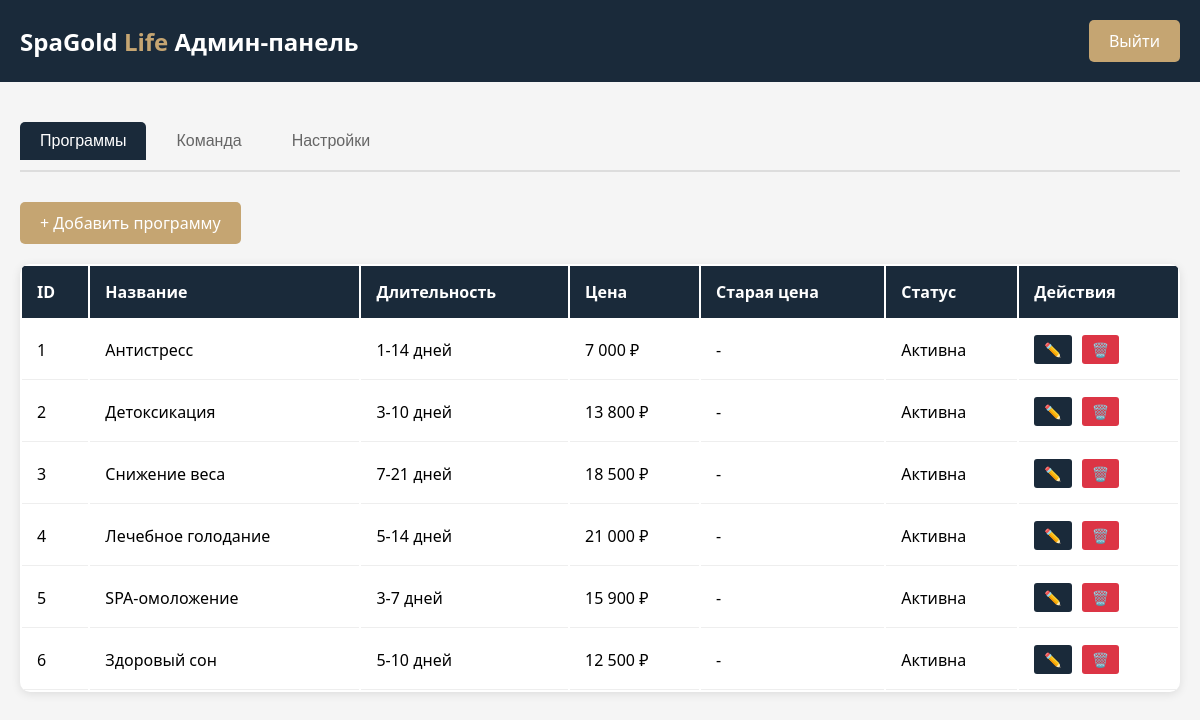
/admin.php (signed in), run on the app's committed database.
### tables this page shows
CREATE TABLE `programs` (
  `id` int NOT NULL,
  `title` varchar(255) NOT NULL,
  `description` text,
  `duration` varchar(100) DEFAULT NULL,
  `price` decimal(10,2) DEFAULT NULL,
  `old_price` decimal(10,2) DEFAULT NULL,
  `image` varchar(255) DEFAULT NULL,
  `category` varchar(100) DEFAULT NULL,
  `is_active` tinyint(1) DEFAULT '1',
  `created_at` timestamp NULL DEFAULT CURRENT_TIMESTAMP
);

### db.php (called while the page is built, shortened)
<?php
function getPrograms($pdo, $active_only = true) {
    $sql = "SELECT * FROM programs";
    $sql .= " ORDER BY created_at DESC";
    return $pdo->query($sql)->fetchAll();
}
?>

### admin.php (the view, shortened to what this page needs)
<?php
require_once 'db.php';
$programs = getPrograms($pdo, false);
?>
<!DOCTYPE html>
<html lang="ru">
<head>
</head>
<body>
    <header class="admin-header">
        <div class="admin-container">
            <div class="admin-header-content">
                <h1>SpaGold <span>Life</span> Админ-панель</h1>
                <a href="admin_logout.php" class="logout-btn">Выйти</a>
            </div>
        </div>
    </header>
    <div class="admin-content">
        <div class="admin-container">
            <div class="tabs">
                <button class="tab-btn active" onclick="showTab('programs')">Программы</button>
                <button class="tab-btn" onclick="showTab('team')">Команда</button>
                <button class="tab-btn" onclick="showTab('settings')">Настройки</button>
            </div>
            <div id="programs" class="tab-content active">
                <a href="admin_edit_program.php" class="add-btn">+ Добавить программу</a>
                <table>
                    <thead>
                        <tr>
                            <th>ID</th>
                            <th>Название</th>
                            <th>Длительность</th>
                            <th>Цена</th>
                            <th>Старая цена</th>
                            <th>Статус</th>
                            <th>Действия</th>
                        </tr>
                    </thead>
                    <tbody>
                        <?php foreach($programs as $program): ?>
                        <tr>
                            <td><?php echo $program['id']; ?></td>
                            <td><?php echo htmlspecialchars($program['title']); ?></td>
                            <td><?php echo htmlspecialchars($program['duration']); ?></td>
                            <td><?php echo number_format($program['price'], 0, '', ' '); ?> ₽</td>
                            <td><?php echo $program['old_price'] ? number_format($program['old_price'], 0, '', ' ') . ' ₽' : '-'; ?></td>
                            <td><?php echo $program['is_active'] ? 'Активна' : 'Не активна'; ?></td>
                            <td class="actions">
                                <a href="admin_edit_program.php?id=<?php echo $program['id']; ?>" class="edit-btn">✏️</a>
                                <a href="admin.php?action=delete_program&id=<?php echo $program['id']; ?>" class="delete-btn" onclick="return confirm('Удалить программу?')">🗑️</a>
                            </td>
                        </tr>
                        <?php endforeach; ?>
                    </tbody>
                </table>
            </div>
        </div>
    </div>
</body>
</html>

### admin.php (style rules this page uses)
* { margin: 0; padding: 0; box-sizing: border-box; }
body { font-family: 'Segoe UI', Arial, sans-serif; background: #f5f5f5; }
.admin-header { background: #1a2a3a; color: white; padding: 20px 0; position: sticky; top: 0; z-index: 100; }
.admin-container { max-width: 1400px; margin: 0 auto; padding: 0 20px; }
.admin-header-content { display: flex; justify-content: space-between; align-items: center; }
.admin-header h1 { font-size: 24px; }
.admin-header h1 span { color: #c5a572; }
.logout-btn { background: #c5a572; color: white; padding: 10px 20px; text-decoration: none; border-radius: 5px; }
.admin-content { padding: 40px 0; }
.tabs { display: flex; gap: 10px; margin-bottom: 30px; border-bottom: 2px solid #ddd; padding-bottom: 10px; }
.tab-btn { padding: 10px 20px; background: none; border: none; cursor: pointer; font-size: 16px; color: #666; border-radius: 5px 5px 0 0; }
.tab-btn.active { background: #1a2a3a; color: white; }
.tab-content { display: none; }
.tab-content.active { display: block; }
.add-btn { background: #c5a572; color: white; padding: 10px 20px; text-decoration: none; border-radius: 5px; display: inline-block; margin-bottom: 20px; }
table { width: 100%; background: white; border-radius: 10px; overflow: hidden; box-shadow: 0 2px 10px rgba(0,0,0,0.1); }
th { background: #1a2a3a; color: white; padding: 15px; text-align: left; }
td { padding: 15px; border-bottom: 1px solid #eee; }
.actions { display: flex; gap: 10px; }
.edit-btn, .delete-btn { padding: 5px 10px; text-decoration: none; border-radius: 3px; font-size: 14px; }
.edit-btn { background: #1a2a3a; color: white; }
.delete-btn { background: #dc3545; color: white; }

### data on the page
programs: id "1", title "Антистресс", duration "1-14 дней", price "7 000", is_active "Активна"
programs: id "2", title "Детоксикация", duration "3-10 дней", price "13 800", is_active "Активна"
programs: id "3", title "Снижение веса", duration "7-21 дней", price "18 500", is_active "Активна"
programs: id "4", title "Лечебное голодание", duration "5-14 дней", price "21 000", is_active "Активна"
programs: id "5", title "SPA-омоложение", duration "3-7 дней", price "15 900", is_active "Активна"
programs: id "6", title "Здоровый сон", duration "5-10 дней", price "12 500", is_active "Активна"
